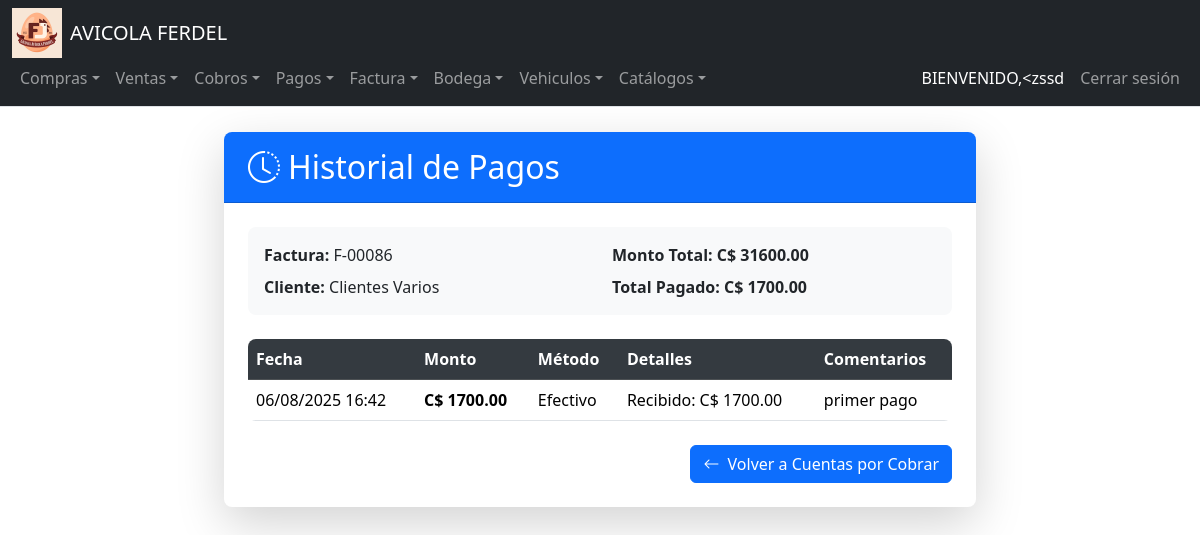
The page /historial_pagos/86 (signed in) on the database as committed earlier.
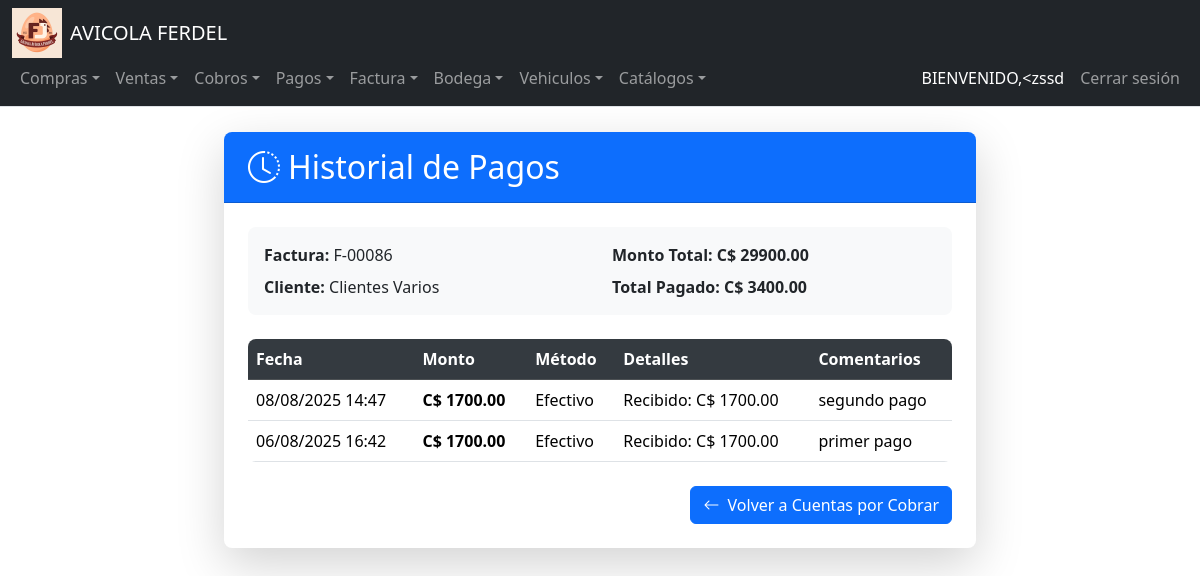
The same page on the database as committed later.
### tables this page shows
CREATE TABLE Detalle_Cuentas_Por_Cobrar (
    ID_Movimiento INTEGER PRIMARY KEY AUTOINCREMENT,
    Fecha DATE NOT NULL,
    ID_Cliente INTEGER NOT NULL,
    Num_Documento TEXT NOT NULL,
    Observacion TEXT,
    Fecha_Vencimiento DATE,
    Tipo_Movimiento INTEGER NOT NULL,
    Monto_Movimiento NUMERIC(12,2) NOT NULL,
    IVA NUMERIC(12,2) DEFAULT 0,
    Retencion NUMERIC(12,2) DEFAULT 0,
    ID_Empresa INTEGER NOT NULL, Saldo_Pendiente NUMERIC(12,2),
    FOREIGN KEY (ID_Cliente) REFERENCES Clientes(ID_Cliente),
    FOREIGN KEY (ID_Empresa) REFERENCES Empresa(ID_Empresa)
);

CREATE TABLE Pagos_CuentasCobrar (
    ID_Pago INTEGER PRIMARY KEY AUTOINCREMENT,
    ID_Movimiento INTEGER NOT NULL,
    Fecha DATETIME NOT NULL DEFAULT CURRENT_TIMESTAMP,
    Monto NUMERIC(12,2) NOT NULL,
    ID_MetodoPago INTEGER NOT NULL,
    Comentarios TEXT,
    Detalles_Metodo TEXT,
    FOREIGN KEY (ID_Movimiento) REFERENCES Detalle_Cuentas_Por_Cobrar(ID_Movimiento) ON DELETE CASCADE,
    FOREIGN KEY (ID_MetodoPago) REFERENCES Metodos_Pago(ID_MetodoPago)
);

CREATE TABLE Metodos_Pago (
    ID_MetodoPago INTEGER PRIMARY KEY AUTOINCREMENT,
    Nombre TEXT NOT NULL
);

### app.py (the view)
@app.route("/historial_pagos/<int:id_movimiento>")
@login_required
def historial_pagos(id_movimiento):
    try:
        pagos = db.execute("""
            SELECT
                p.ID_Pago,
                p.Fecha,
                p.Monto,
                mp.Nombre AS Metodo,
                p.Comentarios,
                p.Detalles_Metodo
            FROM Pagos_CuentasCobrar p
            JOIN Metodos_Pago mp ON p.ID_MetodoPago = mp.ID_MetodoPago
            WHERE p.ID_Movimiento = ?
            ORDER BY p.Fecha DESC
        """, id_movimiento)
        factura_result = db.execute("""
            SELECT
                dcc.Num_Documento,
                dcc.Monto_Movimiento,
                dcc.Fecha,
                dcc.Fecha_Vencimiento,
                c.Nombre AS Cliente,
                dcc.ID_Cliente,
                dcc.Observacion
            FROM Detalle_Cuentas_Por_Cobrar dcc
            JOIN Clientes c ON dcc.ID_Cliente = c.ID_Cliente
            WHERE dcc.ID_Movimiento = ?
        """, id_movimiento)
        if not factura_result:
            flash("❌ Factura no encontrada", "danger")
            return redirect(url_for("cobros"))
        factura = factura_result[0]
        pagos_procesados = []
        total_pagado = 0
        for pago in pagos:
            try:
                fecha = pago['Fecha']
                if isinstance(fecha, str):
                    fecha = datetime.strptime(fecha, '%Y-%m-%d %H:%M:%S')
                detalles = {}
                if pago['Detalles_Metodo']:
                    try:
                        detalles = json.loads(pago['Detalles_Metodo'])
                    except:
                        detalles = {'raw': pago['Detalles_Metodo']}
                if pago['Monto']:
                    total_pagado += float(pago['Monto'])
                pagos_procesados.append({
                    'Fecha': fecha.strftime('%d/%m/%Y %H:%M') if fecha else 'Sin fecha',
                    'Monto': float(pago['Monto']) if pago['Monto'] else 0,
                    'Metodo': pago['Metodo'],
                    'Detalles': detalles,
                    'Comentarios': pago['Comentarios'] or 'Sin comentarios'
                })
            except Exception as e:
                app.logger.error(f"Error procesando pago {pago.get('ID_Pago')}: {str(e)}")
                continue
        return render_template("historial_pagos.html",
                            pagos=pagos_procesados,
                            factura=factura,
                            total_pagado=total_pagado)
    except Exception as e:
        flash(f"❌ Error al cargar el historial: {str(e)}", "danger")
        app.logger.error(f"Error en historial_pagos: {str(e)}")
        return redirect(url_for("cobros"))

### app.py (called while the page is built)
@login_manager.user_loader
def load_user(user_id):
    user_data = db.execute("SELECT * FROM Usuarios WHERE ID_Usuario = ?", user_id)
    if len(user_data) == 1:
        return User(user_data[0]["ID_Usuario"], user_data[0]["NombreUsuario"])
    return None

@app.after_request
def after_request(response):
    response.headers["Cache-Control"] = "no-cache, no-store, must-revalidate"
    response.headers["Expires"] = 0
    response.headers["Pragma"] = "no-cache"
    return response

### Templates/historial_pagos.html (shortened to what this page needs)
{% extends "layout.html" %}
{% block main %}
<div class="container-fluid my-3">
    <div class="card shadow-lg">
        <div class="card-header">
            <h2 class="mb-0">
                <i class="bi bi-clock-history me-2"></i>Historial de Pagos
            </h2>
        </div>
        <div class="card-body">
            <div class="info-factura">
                <div class="row">
                    <div class="col-md-6 mb-2">
                        <strong>Factura:</strong> {{ factura.Num_Documento }}
                    </div>
                    <div class="col-md-6 mb-2">
                        <strong>Monto Total:</strong>
                        <span class="fw-bold">
                            C$ {{ "%.2f"|format(factura.Monto_Movimiento|float) }}
                        </span>
                    </div>
                    <div class="col-md-6">
                        <strong>Cliente:</strong> {{ factura.Cliente }}
                    </div>
                    <div class="col-md-6">
                        <strong>Total Pagado:</strong>
                        <span class="fw-bold">
                            C$ {{ "%.2f"|format(total_pagado|float) }}
                        </span>
                    </div>
                </div>
            </div>
            {% if pagos %}
            <div class="table-responsive">
                <table class="table table-hover">
                    <thead class="table-dark">
                        <tr>
                            <th>Fecha</th>
                            <th>Monto</th>
                            <th>Método</th>
                            <th>Detalles</th>
                            <th>Comentarios</th>
                        </tr>
                    </thead>
                    <tbody>
                        {% for pago in pagos %}
                        <tr>
                            <td>{{ pago.Fecha }}</td>
                            <td>
                                <span class="fw-bold">
                                    C$ {{ "%.2f"|format(pago.Monto|float) }}
                                </span>
                            </td>
                            <td>{{ pago.Metodo }}</td>
                            <td>
                                {% if pago.Metodo == 'Efectivo' and pago.Detalles.efectivo_recibido %}
                                    Recibido: C$ {{ "%.2f"|format(pago.Detalles.efectivo_recibido|float) }}
                                {% elif pago.Metodo == 'Transferencia' and pago.Detalles.numero_transferencia %}
                                    Ref: {{ pago.Detalles.numero_transferencia }}
                                {% elif pago.Metodo == 'Tarjeta' and pago.Detalles.ultimos_digitos %}
                                    ····{{ pago.Detalles.ultimos_digitos }}
                                {% else %}
                                    {{ pago.Detalles.raw if pago.Detalles.raw else 'Sin detalles' }}
                                {% endif %}
                            </td>
                            <td>{{ pago.Comentarios }}</td>
                        </tr>
                        {% endfor %}
                    </tbody>
                </table>
            </div>
            {% else %}
            <div class="alert alert-info">
                No se han registrado pagos para esta factura.
            </div>
            {% endif %}
            <div class="d-flex justify-content-end mt-4">
                <a href="{{ url_for('cobros') }}" class="btn btn-primary">
                    <i class="bi bi-arrow-left me-1"></i> Volver a Cuentas por Cobrar
                </a>
            </div>
        </div>
    </div>
</div>
{% endblock %}

Rows that differ between the two databases and show on the page:
changed Detalle_Cuentas_Por_Cobrar: Monto_Movimiento "31600.00" → "29900.00"
added Pagos_CuentasCobrar: Fecha "08/08/2025 14:47", Monto "1700.00", Metodo "Efectivo", Detalles.efectivo_recibido "1700.00", Comentarios "segundo pago"
Other text that changed with them:
{{ "%.2f"|format(total_pagado|float) }}: "1700.00" → "3400.00"
